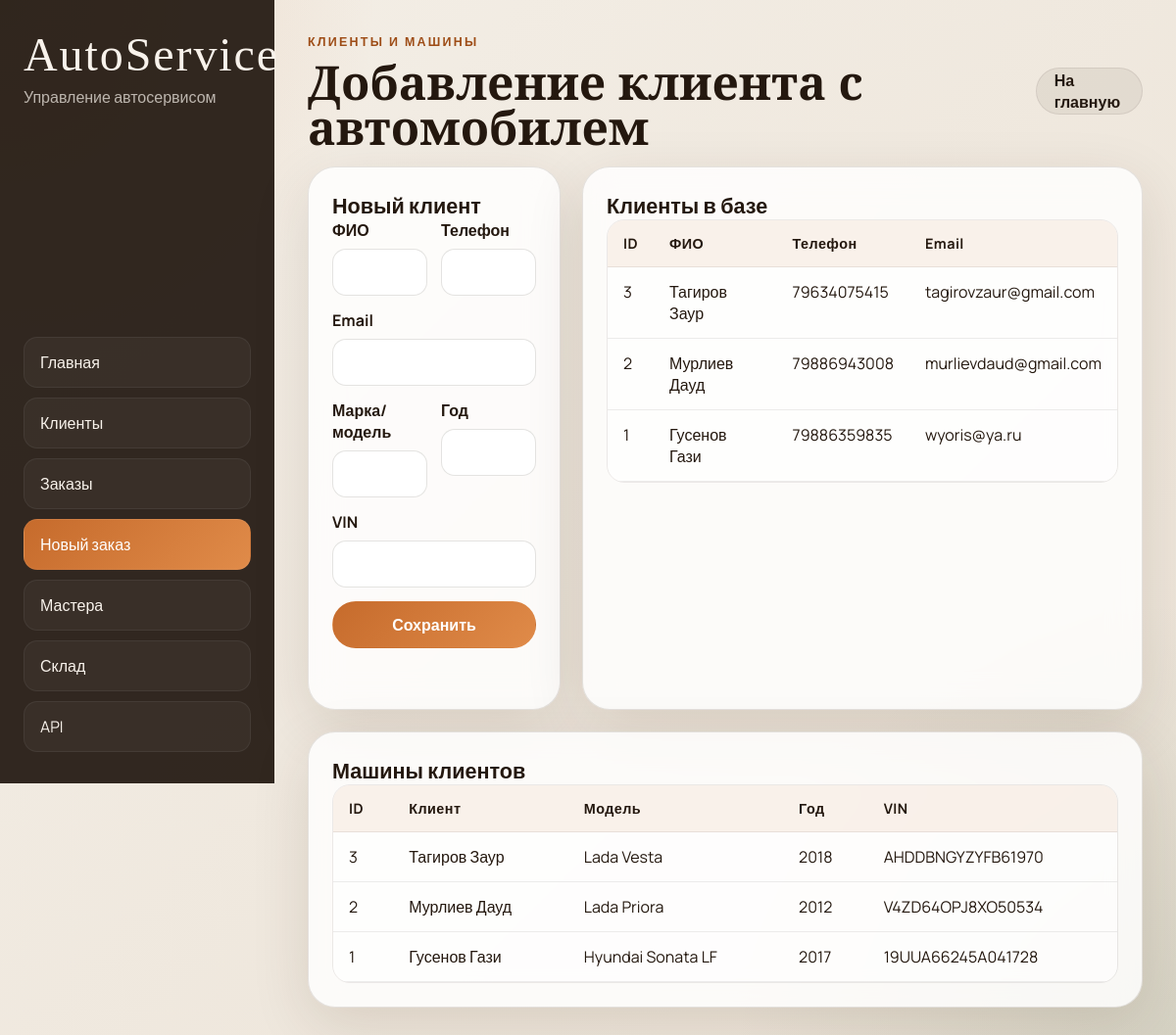
The app's page /clients, older data.
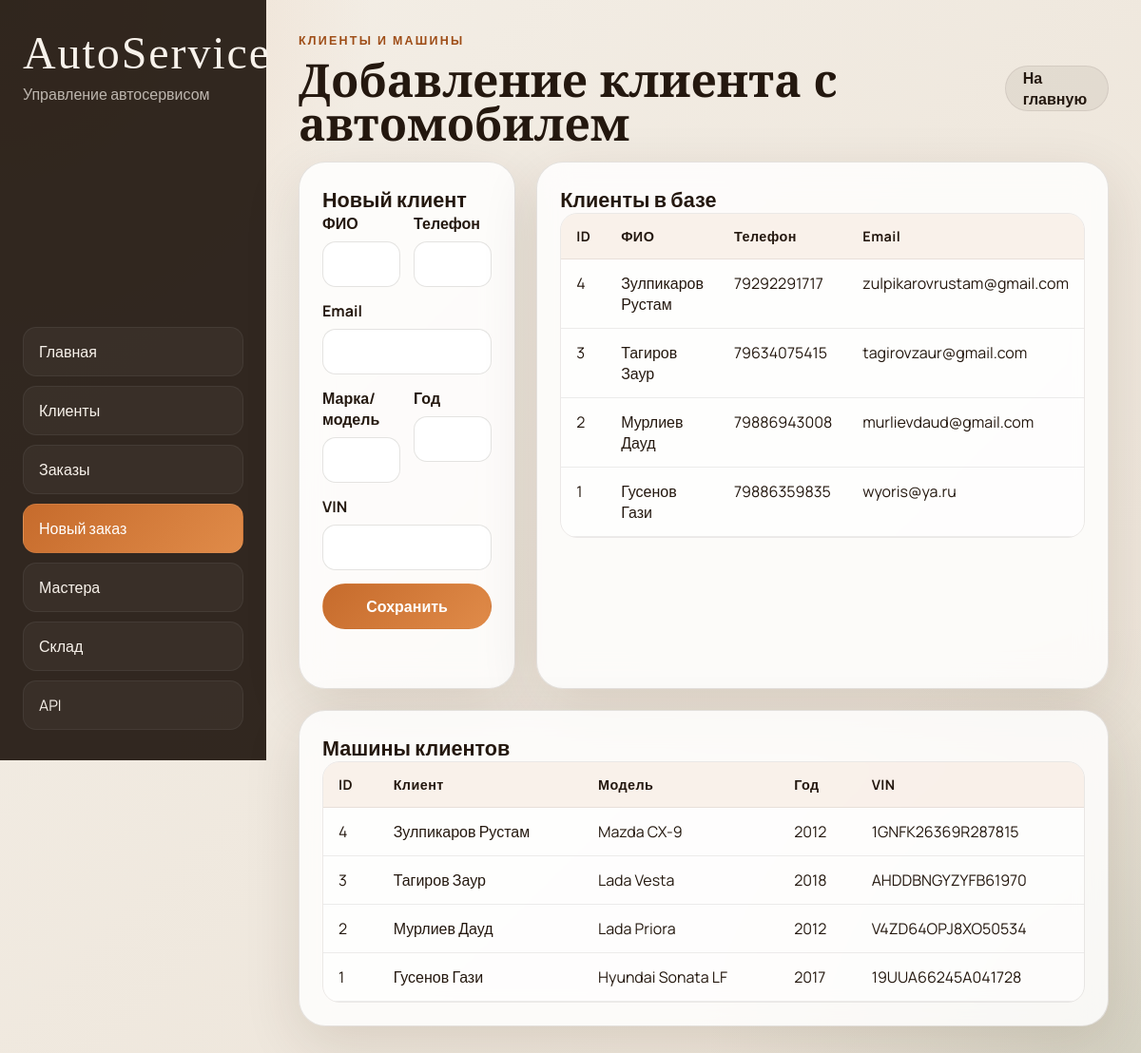
The same page, newer data.
### tables this page shows
CREATE TABLE clients (
	client_id INTEGER PRIMARY KEY AUTOINCREMENT,
	full_name TEXT NOT NULL,
	phone_number VARCHAR(11) NOT NULL UNIQUE,
	email TEXT UNIQUE
	CONSTRAINT email_check CHECK(email like '%@%.%')
);

CREATE TABLE cars (
	car_id INTEGER PRIMARY KEY AUTOINCREMENT,
	client_id INTEGER,
	car_model TEXT NOT NULL,
	year INTEGER NOT NULL,
	vin VARCHAR(17) NOT NULL UNIQUE,
	FOREIGN KEY (client_id) REFERENCES clients(client_id) ON DELETE CASCADE
);

### autoservice/ui.py (the view)
@ui.route('/clients')
def clients_page():
    tables = get_tables()
    clients = db.session.execute(
        select(tables['clients']).order_by(desc(tables['clients'].c.client_id))
    ).mappings().all()
    cars = db.session.execute(
        select(
            tables['cars'].c.car_id,
            tables['cars'].c.client_id,
            tables['cars'].c.car_model,
            tables['cars'].c.year,
            tables['cars'].c.vin,
            tables['clients'].c.full_name,
        )
        .select_from(tables['cars'].join(tables['clients'], tables['cars'].c.client_id == tables['clients'].c.client_id))
        .order_by(desc(tables['cars'].c.car_id))
    ).mappings().all()
    return render_template('clients.html', clients=clients, cars=cars)

### autoservice/ui.py (called while the page is built)
def get_tables():
    return current_app.extensions['autoservice_tables']

### templates/clients.html (shortened to what this page needs)
{% extends 'base.html' %}
{% block content %}
<section class="page-head">
  <div>
    <p class="eyebrow">Клиенты и машины</p>
    <h1>Добавление клиента с автомобилем</h1>
  </div>
  <a class="button button-secondary" href="{{ url_for('ui.dashboard') }}">На главную</a>
</section>
<section class="grid-two">
  <article class="panel">
    <h2>Новый клиент</h2>
    <form id="client-form" class="stack-form" data-success-text="Клиент добавлен">
      <div class="field-grid">
        <label>ФИО<input name="full_name" required></label>
        <label>Телефон<input name="phone_number" required></label>
      </div>
      <label>Email<input name="email" type="email"></label>
      <div class="field-grid">
        <label>Марка/модель<input name="car_model" required></label>
        <label>Год<input name="year" type="number" required></label>
      </div>
      <label>VIN<input name="vin" maxlength="17" required></label>
      <button class="button button-primary" type="submit">Сохранить</button>
      <div class="form-message" data-message></div>
    </form>
  </article>
  <article class="panel">
    <h2>Клиенты в базе</h2>
    <div class="table-wrap table-wrap--compact">
      <table>
        <thead><tr><th>ID</th><th>ФИО</th><th>Телефон</th><th>Email</th></tr></thead>
        <tbody>
          {% for client in clients %}
          <tr>
            <td>{{ client.client_id }}</td>
            <td>{{ client.full_name }}</td>
            <td>{{ client.phone_number }}</td>
            <td>{{ client.email or '—' }}</td>
          </tr>
          {% else %}
          <tr><td colspan="4" class="empty">Клиентов пока нет</td></tr>
          {% endfor %}
        </tbody>
      </table>
    </div>
  </article>
</section>
<section class="panel panel-spaced">
  <h2>Машины клиентов</h2>
  <div class="table-wrap">
    <table>
      <thead><tr><th>ID</th><th>Клиент</th><th>Модель</th><th>Год</th><th>VIN</th></tr></thead>
      <tbody>
        {% for car in cars %}
        <tr>
          <td>{{ car.car_id }}</td>
          <td>{{ car.full_name }}</td>
          <td>{{ car.car_model }}</td>
          <td>{{ car.year }}</td>
          <td>{{ car.vin }}</td>
        </tr>
        {% else %}
        <tr><td colspan="5" class="empty">Машин пока нет</td></tr>
        {% endfor %}
      </tbody>
    </table>
  </div>
</section>
{% endblock %}

### templates/base.html (shortened to what this page needs)
<!doctype html>
<html lang="ru">
<head>
  <link rel="stylesheet" href="{{ url_for('static', filename='styles.css') }}">
</head>
<body>
  <div class="page-shell">
    <aside class="sidebar">
      <div>
        <div class="brand">AutoService</div>
        <p class="brand-subtitle">Управление автосервисом</p>
      </div>
      <nav class="nav">
        <a href="{{ url_for('ui.dashboard') }}" class="nav-link">Главная</a>
        <a href="{{ url_for('ui.clients_page') }}" class="nav-link">Клиенты</a>
        <a href="{{ url_for('ui.orders_page') }}" class="nav-link">Заказы</a>
        <a href="{{ url_for('ui.new_order_page') }}" class="nav-link nav-link--accent">Новый заказ</a>
        <a href="{{ url_for('ui.masters_page') }}" class="nav-link">Мастера</a>
        <a href="{{ url_for('ui.warehouse_page') }}" class="nav-link">Склад</a>
        <a href="{{ url_for('api.index') }}" class="nav-link">API</a>
      </nav>
    </aside>
    <main class="content">
      {% block content %}{% endblock %}
    </main>
  </div>
</body>
</html>

### static/styles.css (style rules this page uses)
:root { --bg: #f4efe7; --bg-2: #ebe2d6; --panel: rgba(255, 255, 255, 0.82); --panel-border: rgba(52, 35, 20, 0.12); --text: #24180f; --muted: #6f5d4c; --accent: #c66b2c; --accent-dark: #9e4d17; --accent-soft: rgba(198, 107, 44, 0.12); --danger: #b43b2f; --shadow: 0 18px 60px rgba(57, 33, 10, 0.12); --radius-xl: 28px; --radius-lg: 20px; --radius-md: 14px; }
* { box-sizing: border-box; }
html, body { min-height: 100%; }
body { margin: 0; color: var(--text); font-family: 'Manrope', sans-serif; background: radial-gradient(circle at top left, rgba(198, 107, 44, 0.18), transparent 24%), radial-gradient(circle at bottom right, rgba(87, 116, 84, 0.15), transparent 28%), linear-gradient(135deg, var(--bg) 0%, var(--bg-2) 100%); }
a { color: inherit; text-decoration: none; }
button, input, select, textarea { font: inherit; }
.page-shell { display: grid; grid-template-columns: 280px minmax(0, 1fr); min-height: 100vh; }
.sidebar { padding: 32px 24px; background: rgba(33, 23, 16, 0.92); color: #f8f2eb; display: flex; flex-direction: column; justify-content: space-between; gap: 32px; position: sticky; top: 0; height: 100vh; }
.brand { font-family: 'Cormorant Garamond', serif; font-size: 3rem; line-height: 1; letter-spacing: 0.04em; }
.brand-subtitle { margin: 8px 0 0; color: rgba(248, 242, 235, 0.7); }
.nav { display: flex; flex-direction: column; gap: 10px; }
.nav-link { display: block; padding: 14px 16px; border-radius: 14px; background: rgba(255, 255, 255, 0.04); border: 1px solid rgba(255, 255, 255, 0.06); transition: transform 0.2s ease, background 0.2s ease; }
.nav-link--accent { background: linear-gradient(135deg, var(--accent), #e08b49); color: white; }
.content { padding: 34px; }
.hero, .panel, .stat-card, .selection-card { backdrop-filter: blur(16px); background: var(--panel); border: 1px solid var(--panel-border); box-shadow: var(--shadow); }
.hero h1, .page-head h1 { margin: 0; font-family: 'Cormorant Garamond', serif; font-size: clamp(2.3rem, 4vw, 4.2rem); line-height: 0.95; }
.eyebrow { margin: 0 0 10px; text-transform: uppercase; letter-spacing: 0.18em; color: var(--accent-dark); font-size: 0.78rem; font-weight: 800; }
.button { display: inline-flex; align-items: center; justify-content: center; min-height: 48px; padding: 0 18px; border-radius: 999px; border: 1px solid transparent; cursor: pointer; transition: transform 0.2s ease, opacity 0.2s ease, background 0.2s ease; font-weight: 700; }
.button-primary { background: linear-gradient(135deg, var(--accent), #e08b49); color: #fff; }
.button-secondary { background: rgba(36, 24, 15, 0.06); color: var(--text); border-color: rgba(36, 24, 15, 0.08); }
.panel { padding: 24px; border-radius: var(--radius-xl); }
.panel-spaced { margin-top: 22px; }
.panel-header, .page-head { display: flex; justify-content: space-between; gap: 16px; align-items: center; margin-bottom: 18px; }
.panel-header h2, .panel h2 { margin: 0; font-size: 1.35rem; }
.table-wrap { overflow-x: auto; border-radius: 18px; border: 1px solid rgba(36, 24, 15, 0.08); }
.table-wrap table { width: 100%; border-collapse: collapse; min-width: 720px; background: rgba(255, 255, 255, 0.6); }
.table-wrap--compact table { min-width: 520px; }
th, td { padding: 14px 16px; border-bottom: 1px solid rgba(36, 24, 15, 0.08); text-align: left; vertical-align: top; }
th { background: rgba(198, 107, 44, 0.09); font-size: 0.9rem; letter-spacing: 0.03em; }
.grid-two { display: grid; grid-template-columns: 1fr 1.1fr; gap: 22px; }
.stack-form { display: flex; flex-direction: column; gap: 14px; }
label { display: flex; flex-direction: column; gap: 8px; font-weight: 700; }
input, select { width: 100%; min-height: 48px; border-radius: 14px; border: 1px solid rgba(36, 24, 15, 0.12); background: rgba(255, 255, 255, 0.92); padding: 0 14px; outline: none; }
.field-grid { display: grid; grid-template-columns: repeat(2, minmax(0, 1fr)); gap: 14px; }
.form-message { min-height: 24px; font-weight: 700; color: var(--muted); }

Row changes from the older to the newer data that the page shows:
added clients: full_name "Зулпикаров Рустам", phone_number "79292291717", email "zulpikarovrustam@gmail.com", full_name "Зулпикаров Рустам"
added cars: car_model "Mazda CX-9", year "2012", vin "1GNFK26369R287815"
Text that changed along with them:
new list line: "4"
